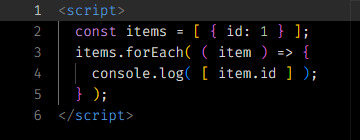
#> input picture assets/images/admin/editor-config/editor-options/bracket-pair-colorization/enabled_1.jpg, 360 x 140 px
$ python grid.py ../../../assets/images/admin/editor-config/editor-options/bracket-pair-colorization/enabled_1.jpg 5 5
#> lines starting #> are read from the running program, lines starting #| are printed output that depends on the picture; after the words box and inside, x2 and y2 are one past the last pixel; in counts of white or black regions, pixels touching at a corner belong together
"""Print text rows of an image: vertical band, left/right text edges per band.

usage: grid.py image [frame] [xmin]
Bands are groups of rows containing pixels far from the dominant background color.
"""
import sys
import numpy as np
from PIL import Image

im = Image.open(sys.argv[1])
#> im is the input picture: PIL image 360x140 RGB; mean R, G, B 13.6, 13.2, 13.9
frame = int(sys.argv[2]) if len(sys.argv) > 2 else 0
xmin = int(sys.argv[3]) if len(sys.argv) > 3 else 0
if getattr(im, 'n_frames', 1) > 1:
    im.seek(frame)
a = np.asarray(im.convert('RGB')).astype(int)
flat = a.reshape(-1, 3) // 8 * 8
vals, counts = np.unique(flat, axis=0, return_counts=True)
#> vals = 2061 rows, first 8: [0, 0, 0], [0, 0, 8], [0, 0, 16], [0, 0, 24], [0, 0, 32], [0, 0, 40], [0, 0, 48], [0, 0, 56]; counts = 2061 values, max 36485 at index 0, min 1 at index 18, mean 24.45
bg = vals[np.argmax(counts)]
#> bg = [0, 0, 0]
mask = (np.abs(a - bg) > 70).any(axis=2)
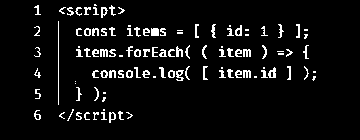
#> mask: shape (140, 360) bool; 5.9% white in thin lines or dots, all inside (x1, y1, x2, y2) = (34, 4, 316, 123)
mask[:, :xmin] = False
rows = mask.any(axis=1)
bands, start = [], None
for y, r in enumerate(list(rows) + [False]):
    if r and start is None:
        start = y
    if not r and start is not None:
        bands.append((start, y - 1))
        start = None
#> this loop made 141 passes
#> r on passes 1 to 12: False, False, False, False, True, True, True, True, True, True, True, True
#> after the loop, bands = [(4, 17), (21, 104), (109, 122)]
print('bg', bg.tolist(), 'size', a.shape[1], a.shape[0])
#| bg [0, 0, 0] size 360 140
for y0, y1 in bands:
    cols = np.where(mask[y0:y1 + 1].any(axis=0))[0]
    print(f'rows {y0}-{y1} (h={y1-y0+1}, mid={(y0+y1)/2:.1f}) x {cols.min()}-{cols.max()}')
#> this loop made 3 passes
#| rows 4-17 (h=14, mid=10.5) x 34-124
#| rows 21-104 (h=84, mid=62.5) x 34-315
#| rows 109-122 (h=14, mid=115.5) x 34-132
